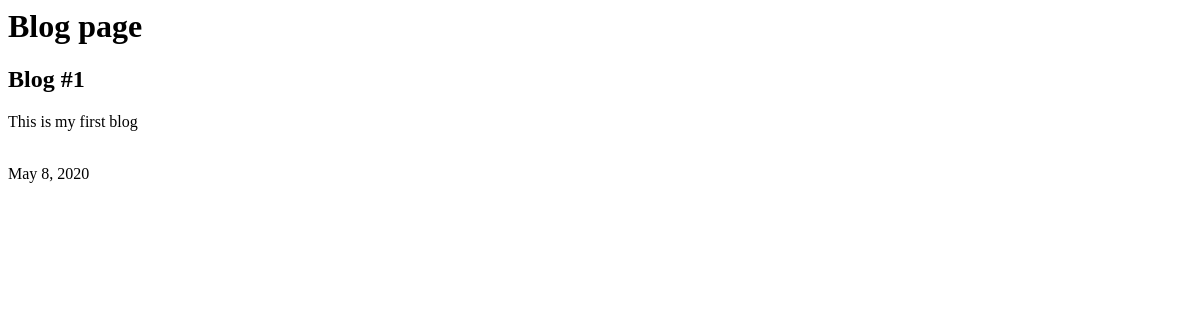
/blog/, run on an earlier commit of the app's database.
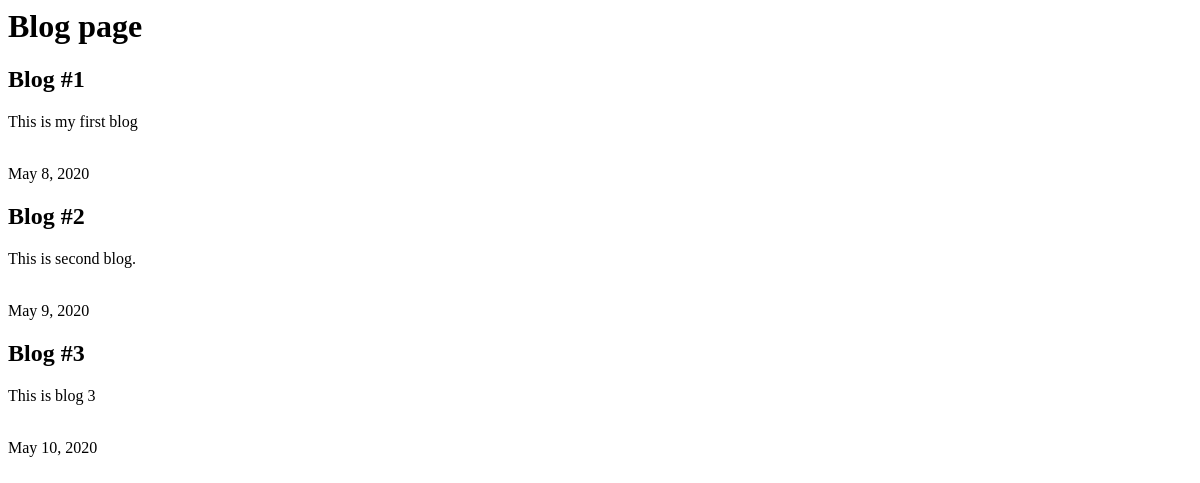
And on a later commit of the database.
### blog/models.py (models this page shows)
class BlogProject(models.Model):
    title = models.CharField(max_length=100)
    description = models.CharField(max_length=250)
    date = models.DateField()

### blog/views.py (the view)
# urls.py: path('', views.all_blogs, name='all_blogs'),
def all_blogs(request):
    blog_projects = BlogProject.objects.all()
    return render(request, 'blog/all_blogs.html', {'blog_projects':blog_projects})

### blog/templates/blog/all_blogs.html (shortened to what this page needs)
<h1>Blog page</h1>
{% for blog_project in blog_projects %}
<h2>  {{ blog_project.title }} </h2>
<p> {{blog_project.description}} </p>
{{ blog_project.date}}
{% endfor %}

What changed in the data, as far as the page shows it:
added BlogProject: title "Blog #2", description "This is second blog.", date "May 9, 2020"
added BlogProject: title "Blog #3", description "This is blog 3", date "May 10, 2020"
